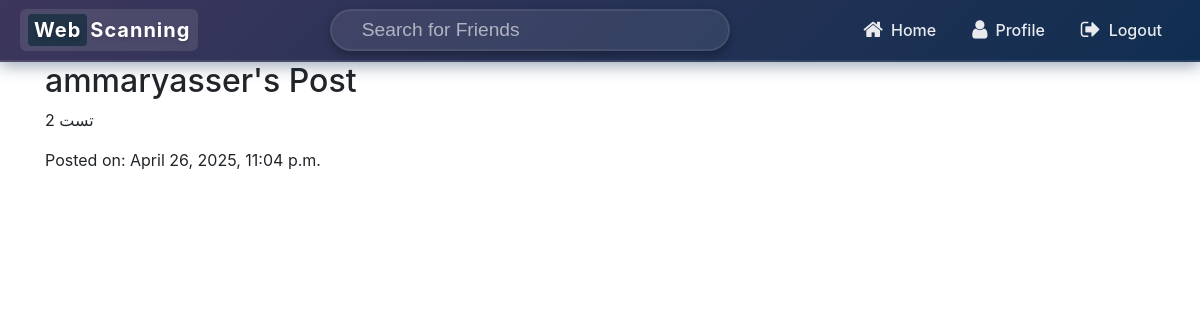
/post/41/ (signed in), run on the app's committed database.
### core/models.py (models this page shows, shortened)
class Post(models.Model):
    user = models.ForeignKey(User, on_delete=models.CASCADE)
    caption = models.TextField(max_length=800 , null=False)
    date = models.DateTimeField(auto_now_add=True)
    target_url = models.URLField(default="https://example.com")
    description = models.TextField(blank=True, null=True)

class User(AbstractUser):
    profile_pic = models.ImageField(default='profile_pics/default.jpg',upload_to='profile_pics')
    bio = models.TextField(null = True ,max_length=500,blank=True,default='')

### core/views.py (the view)
# urls.py: path('post/<int:id>/',post_detail , name='post_detail'),
@login_required(login_url='login_page')
def post_detail(request, id):
    post = get_object_or_404(Post, id=id)
    return render(request, 'post_detail.html', {'post': post})

### Templates/post_detail.html (shortened to what this page needs)
{%  extends 'base.html' %}
{% load crispy_forms_tags %}
{% block navbar %}
{%  include 'navbar.html' %}
{% endblock navbar %}
{% block content %}
<h2>{{ post.user.username }}'s Post</h2>
<p>{{ post.caption }}</p>
<p>Posted on: {{ post.date }}</p>
{% endblock content %}

### data on the page
Post: user.username "ammaryasser", caption "تست 2", date "April 26, 2025, 11:04 p.m."
